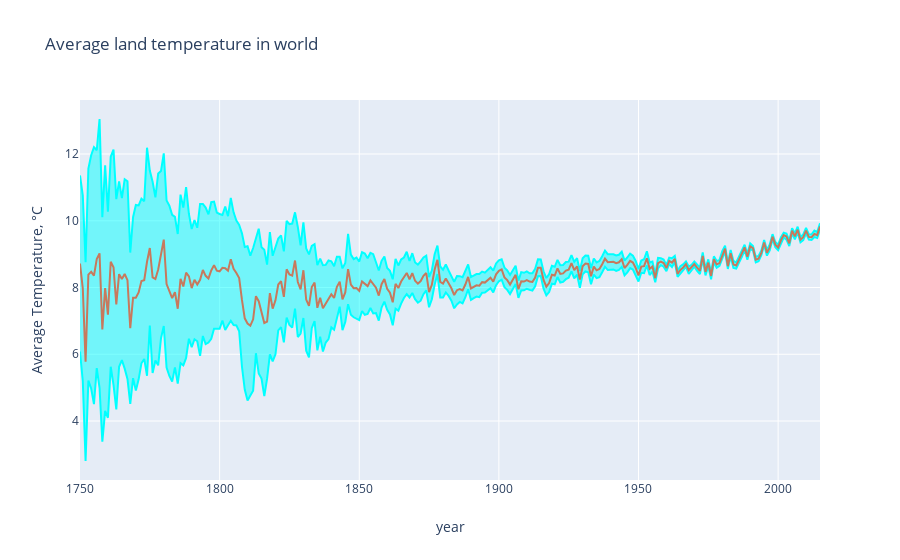

Notebook cell for this chart:
### Code cell
#Extract the year from a date
years = np.unique(global_temp['dt'].apply(lambda x: x[:4]))
mean_temp_world = []
mean_temp_world_uncertainty = []

for year in years:
    mean_temp_world.append(global_temp[global_temp['dt'].apply(
        lambda x: x[:4]) == year]['LandAverageTemperature'].mean())
    mean_temp_world_uncertainty.append(global_temp[global_temp['dt'].apply(
                lambda x: x[:4]) == year]['LandAverageTemperatureUncertainty'].mean())

trace0 = go.Scatter(
    x = years, 
    y = np.array(mean_temp_world) + np.array(mean_temp_world_uncertainty),
    fill= None,
    mode='lines',
    name='Uncertainty top',
    line=dict(
        color='rgb(0, 255, 255)',
    )
)
trace1 = go.Scatter(
    x = years, 
    y = np.array(mean_temp_world) - np.array(mean_temp_world_uncertainty),
    fill='tonexty',
    mode='lines',
    name='Uncertainty bot',
    line=dict(
        color='rgb(0, 255, 255)',
    )
)

trace2 = go.Scatter(
    x = years, 
    y = mean_temp_world,
    name='Average Temperature',
    line=dict(
        color='rgb(199, 121, 093)',
    )
)
data = [trace0, trace1, trace2]

layout = go.Layout(
    xaxis=dict(title='year'),
    yaxis=dict(title='Average Temperature, °C'),
    title='Average land temperature in world',
    showlegend = False)

fig = go.Figure(data=data, layout=layout)
py.iplot(fig)

### Figure 1 — Plotly figure (JSON) as saved in the notebook; plotly's stock layout.template omitted (floating-point values rounded to 4 significant figures; data arrays with more than 128 entries replaced by an {"elided": "..."} marker saying what was removed)
{"data": [{"line": {"color": "rgb(0, 255, 255)"}, "mode": "lines", "name": "Uncertainty top", "type": "scatter", "x": {"elided": "266 str values"}, "y": {"elided": "266 float values"}}, {"fill": "tonexty", "line": {"color": "rgb(0, 255, 255)"}, "mode": "lines", "name": "Uncertainty bot", "type": "scatter", "x": {"elided": "266 str values"}, "y": {"elided": "266 float values"}}, {"line": {"color": "rgb(199, 121, 093)"}, "name": "Average Temperature", "type": "scatter", "x": {"elided": "266 str values"}, "y": {"elided": "266 float values"}}], "layout": {"showlegend": false, "title": {"text": "Average land temperature in world"}, "xaxis": {"title": {"text": "year"}}, "yaxis": {"title": {"text": "Average Temperature, °C"}}}}
